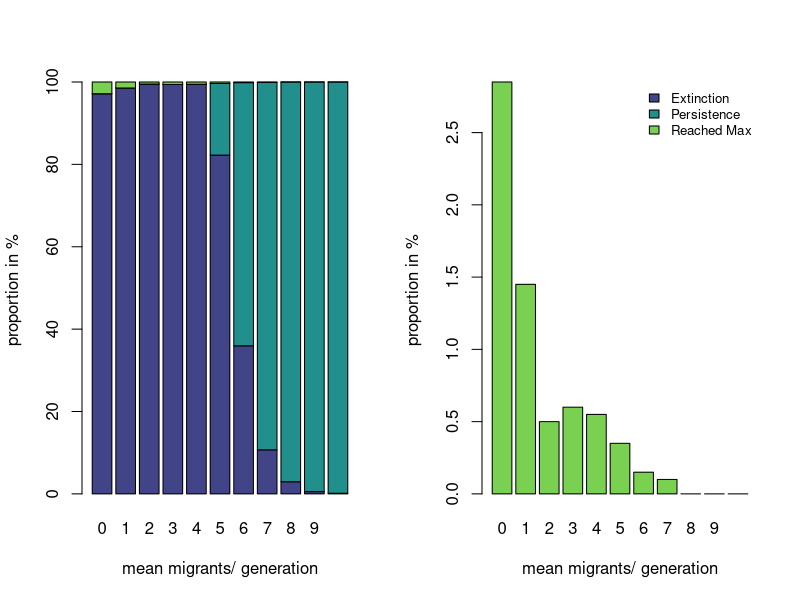
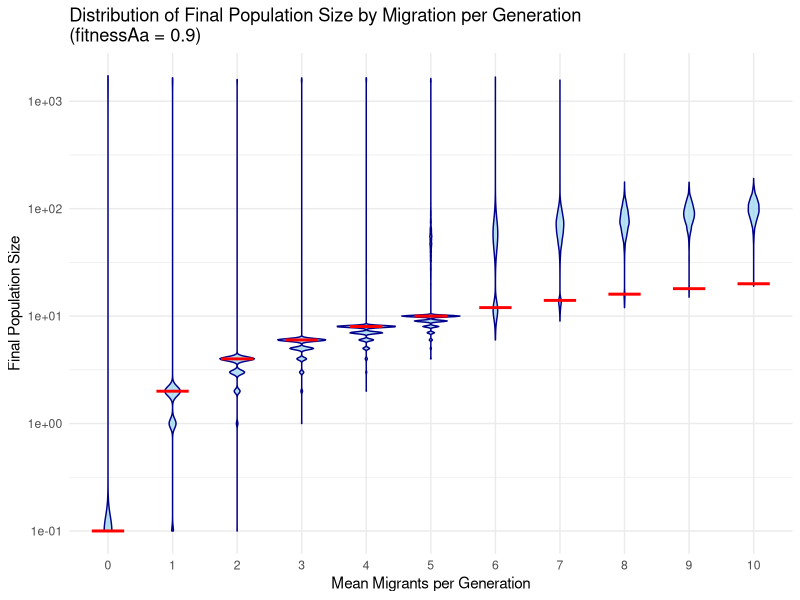
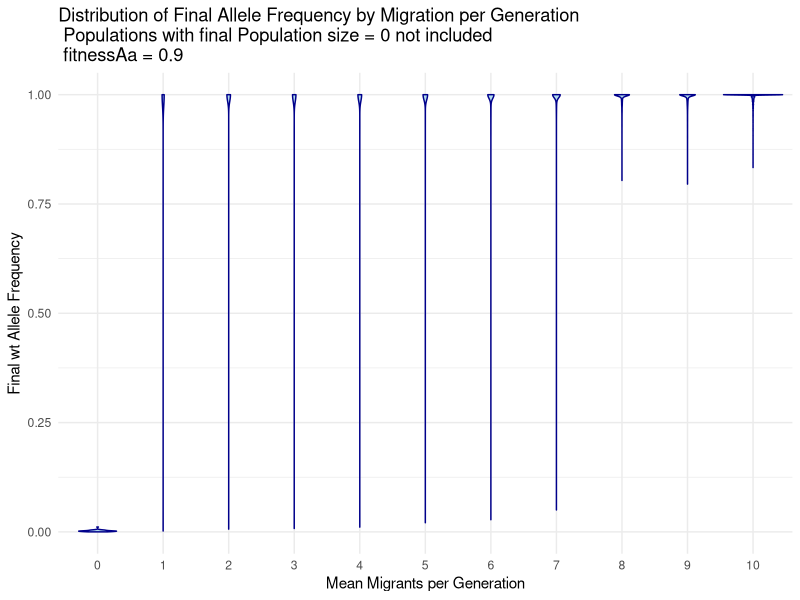
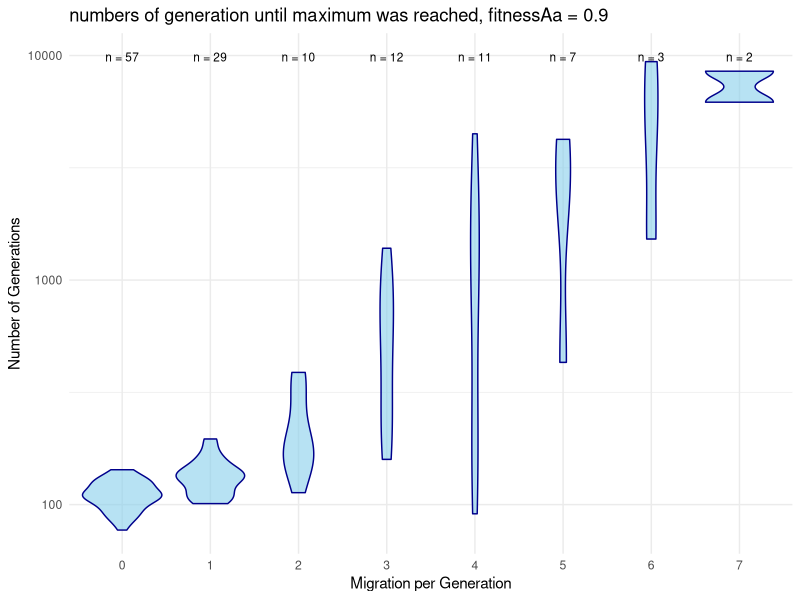
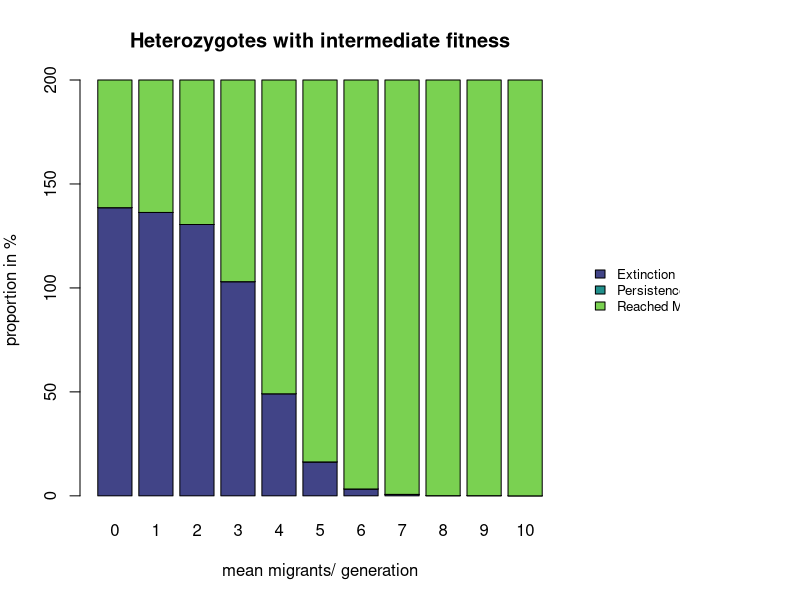
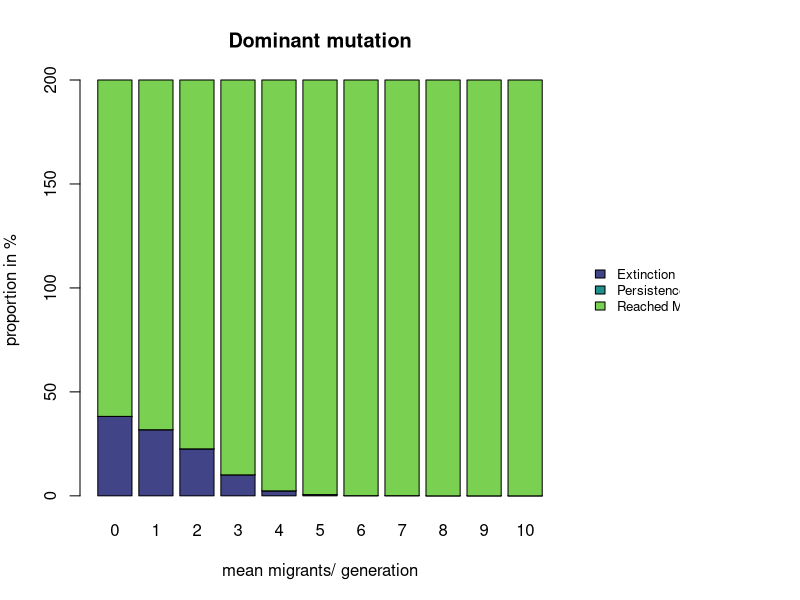

The R script that drew these images, in order: (Note: this script raises an error after producing the figures.)
## ---- chunk 1
 # get the data frame 
df <- read.csv("Data_2000_reps_from_everything.csv")
# make a matrix with the amount of each outcome per mig rate
mig <- matrix(NA,nrow = 3, ncol = 11)
for (i in 0:(ncol(mig)-1)){
  mig[,i+1] <- c(sum(df$success[df$migration_per_gen == i & df$fitnessAa ==0.9] == "extinction"),
                 sum(df$success[df$migration_per_gen == i & df$fitnessAa ==0.9] == "medium"),
                 sum(df$success[df$migration_per_gen == i & df$fitnessAa ==0.9] == "reached_max"))
}
# translate it into %
mig <- mig/20
## ---- chunk 2
library("viridis")
colors <- viridis(3,begin = 0.2,end = 0.8)
par(mfrow = (c(1,2)))
barplot(mig, col = colors, names.arg = 0:10, xlab = "mean migrants/ generation", ylab ="proportion in %")
barplot(mig[3,], names.arg = 0:10, col = colors[3],xlab = "mean migrants/ generation", ylab ="proportion in %")
legend("topright", legend = c("Extinction", "Persistence", "Reached Max"), fill = colors, bty = "n", cex = 0.8)
## ---- chunk 3
library(ggplot2)
library(dplyr)

# Filter the data for fitnessAa == 0.9
filtered_data <- df %>%
  filter(fitnessAa == 0.9) %>%
  mutate(final_pop_size = ifelse(final_pop_size == 0,0.1, final_pop_size))

line_data <- data.frame(
  migration_per_gen = 1:11,
  final_pop_size = 2 * (0:10)
) %>%
  mutate(final_pop_size = ifelse(final_pop_size == 0, 0.1, final_pop_size))

# Create a violin plot of final_pop_size against migration_per_gen
ggplot(filtered_data, aes(x = factor(migration_per_gen), y = final_pop_size)) +
  geom_violin(fill = "skyblue", color = "darkblue", alpha = 0.6) +  # Violin plot for distribution
  scale_y_log10()+
  labs(x = "Mean Migrants per Generation", y = "Final Population Size",
       title = "Distribution of Final Population Size by Migration per Generation\n(fitnessAa = 0.9)") +
  theme_minimal()+
  geom_segment(data = line_data, 
               aes(x = migration_per_gen-0.25, 
                   xend = migration_per_gen+0.25, 
                   y = final_pop_size, 
                   yend = final_pop_size), 
               color = "red", 
               size = 1)
## ---- chunk 4
library(ggplot2)
library(dplyr)

# Filter the data for fitnessAa == 0.9
filtered_data <- df %>%
  filter(fitnessAa == 0.9)

# Create a violin plot of final_pop_size against migration_per_gen
ggplot(filtered_data, aes(x = factor(migration_per_gen), y = p_final)) +
  geom_violin(fill = "skyblue", color = "darkblue", alpha = 0.6) +  # Violin plot for distribution
  labs(x = "Mean Migrants per Generation", y = "Final wt Allele Frequency",
       title = "Distribution of Final Allele Frequency by Migration per Generation\n Populations with final Population size = 0 not included \n fitnessAa = 0.9") +
  theme_minimal()
## ---- chunk 5
library(ggplot2)
library(dplyr)

# Filter data where success == 3
filtered_data <- df %>%
  filter(success == "reached_max" & fitnessAa == 0.9)
summary_data <- filtered_data %>%
  group_by(migration_per_gen) %>%
  summarise(
    count = n()  # Count of values in each category
  )
# Create the plot
ggplot(filtered_data, aes(x = factor(migration_per_gen), y = number_of_generations)) +
  geom_violin(fill = "skyblue", color = "darkblue", alpha = 0.6) + 
  labs(x = "Migration per Generation", y = "Number of Generations",
       title = "numbers of generation until maximum was reached, fitnessAa = 0.9") +
  scale_y_log10()+
  geom_text(data = summary_data, aes(x = factor(migration_per_gen), y = max(filtered_data$number_of_generations) * 1.05, 
                                     label = paste("n =", count)), 
            color = "black", size = 3) +
  theme_minimal()
## ---- chunk 6
mig1and1.1 <- matrix(NA,nrow = 3, ncol = 22)
x <- 0
for (j in c(1,1.1)){
  for (i in 0:(ncol(mig)-1)){
    mig1and1.1[,i+1+x] <- c(sum(df$success[df$migration_per_gen == i & df$fitnessAa ==j] == "extinction"),
                      sum(df$success[df$migration_per_gen == i & df$fitnessAa ==j] == "medium"),
                      sum(df$success[df$migration_per_gen == i & df$fitnessAa ==j] == "reached_max"))
  }
  x <- x+11
}
mig1and1.1 <- mig1and1.1/10
## ---- chunk 7
library("viridis")
colors <- viridis(3,begin = 0.2,end = 0.8)
par(mfrow = c(1, 1), mar = c(5, 4, 4, 6), oma = c(0, 0, 0, 6))
barplot(mig1and1.1[,1:11], col = colors, names.arg = 0:10, xlab = "mean migrants/ generation", ylab ="proportion in %", main = "Heterozygotes with intermediate fitness")
par(xpd = TRUE)  # Allows plotting outside the plot region
legend("right", inset = -0.3, legend = c("Extinction", "Persistence", "Reached Max"), fill = colors, bty = "n", cex = 0.8)
## ---- chunk 8
library("viridis")
colors <- viridis(3,begin = 0.2,end = 0.8)
par(mfrow = c(1, 1), mar = c(5, 4, 4, 6), oma = c(0, 0, 0, 6))
barplot(mig1and1.1[,12:22], col = colors, names.arg = 0:10, xlab = "mean migrants/ generation", ylab ="proportion in %", main = "Dominant mutation")
par(xpd = TRUE)  # Allows plotting outside the plot region
legend("right", inset = -0.3, legend = c("Extinction", "Persistence", "Reached Max"), fill = colors, bty = "n", cex = 0.8)
## ---- chunk 9
knitr::include_graphics('images/FULL_IMAGE_TOT.png')


## ---- chunk 10
knitr::include_graphics('images/TESTO.png')


